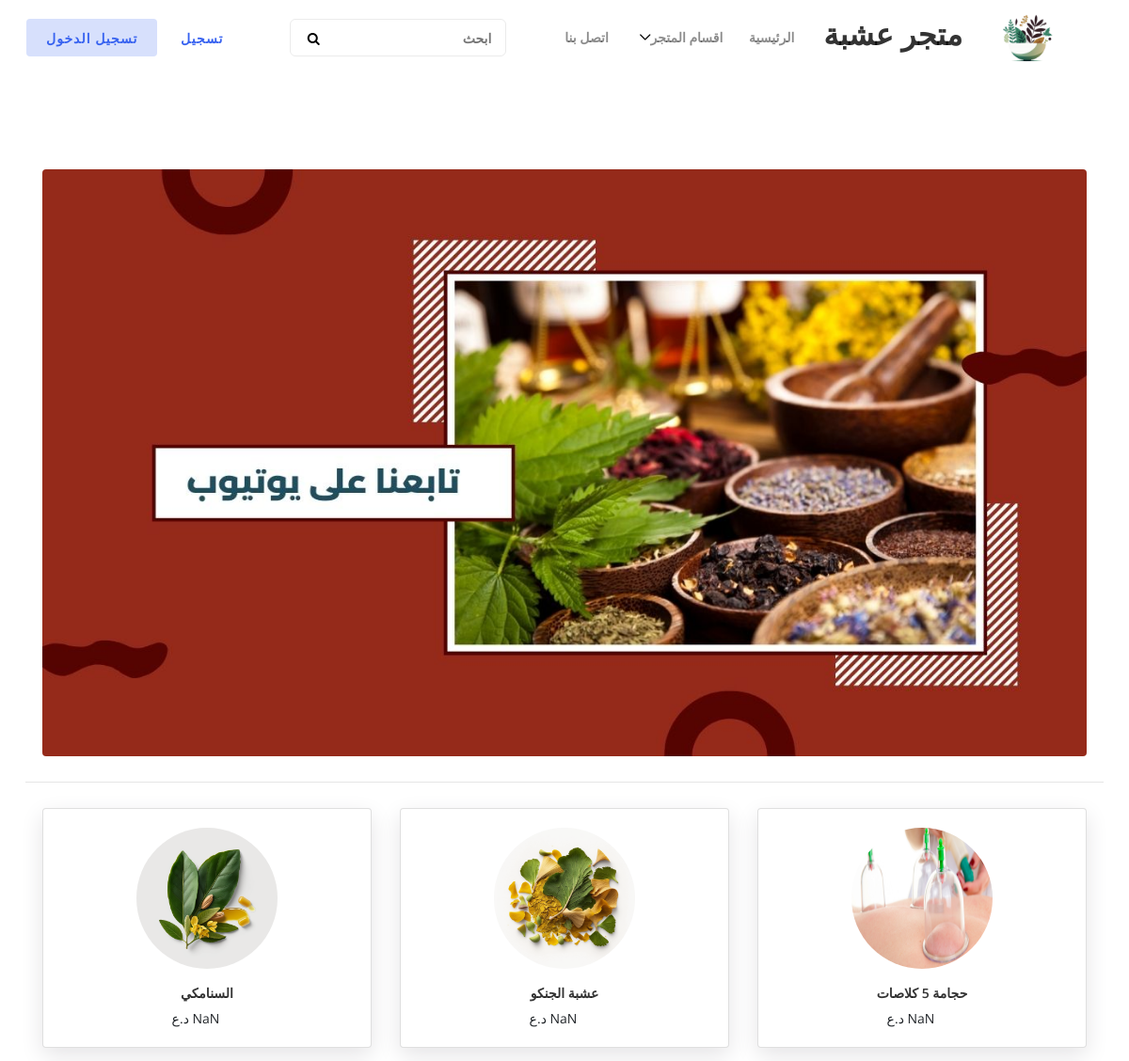
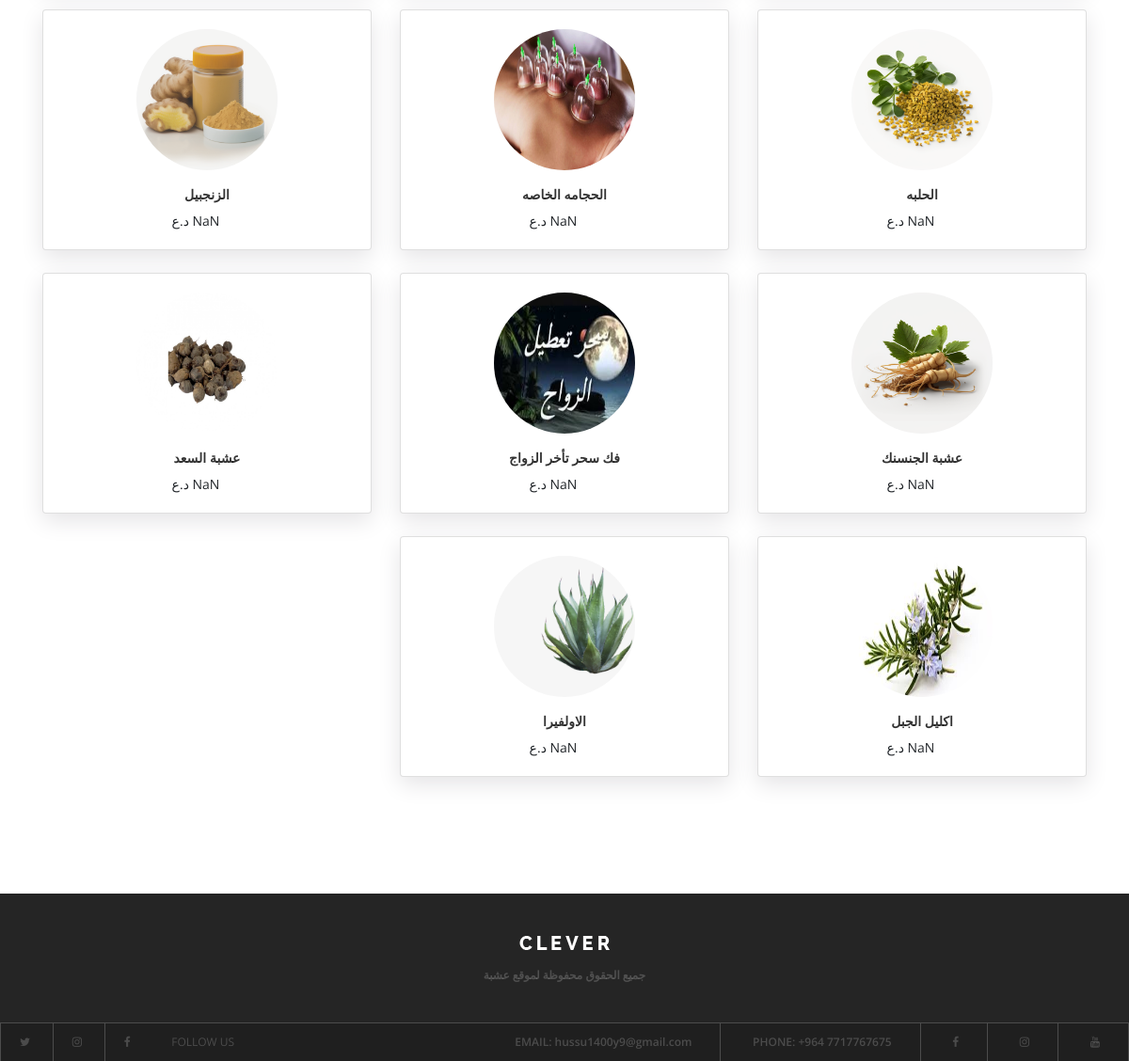
The page / on the database its author committed (2 pictures, top to bottom).
### products/models.py (models this page shows, shortened)
class Product(models.Model):
    prd_name = models.CharField(max_length=500, verbose_name="اسم المنتج")
    prd_price = models.IntegerField(verbose_name="السعر",default=0)
    description = models.CharField(max_length=1500,verbose_name="الوصف")
    img = models.ImageField( upload_to="media/prd/", default='media/prd/default.png', verbose_name="صورة المنتج")
    up_date = models.DateField(auto_now=False, auto_now_add=True,verbose_name="تاريخ الرفع")
    recommended = models.BooleanField(verbose_name="يعرض على الرئيسية")
    sold = models.BooleanField(verbose_name="مباع")
    unit=models.CharField(verbose_name="القياس",max_length=140,default="",choices=units)
    discount = models.IntegerField(verbose_name="الخصم", default=0)
    cat_id = models.ForeignKey(Category, on_delete=models.CASCADE,verbose_name="القسم",null=True)
    slug = models.SlugField(verbose_name="Slug",blank=True , null=True)
    total = models.FloatField(verbose_name="السعر الكلي",default=0)

### products/views.py (the view)
# urls.py: path('', main, name="home"),
def main(request):
    if request.method == "POST":
        se1 = request.POST.get('search')  # Text searching
        product = Product.objects.filter(prd_name__icontains=se1)
    else:
        product = Product.objects.all()
    if request.user.is_authenticated:
        user = Profile.objects.get(user_id=request.user)
    else:
        user = "زائر"
    category = Category.objects.all()
    return render(request, 'main.html', {'cats': category, 'users': user, 'prd': product})

### products/templates/main.html (shortened to what this page needs)
{% extends 'base.html' %}
{% load static %}
                {% block container %}
                <div class="container">
                    <a href="https://www.youtube.com/" target="_blank">
                        <img width="100%" src="{% static 'img/yt.jpg' %}" class="rounded mx-auto d-block" alt="youtube">
                    </a>
                </div>
                <hr style="margin: 20pt;">
                <div class="container">
                    <div class="row">
                        {% for pr in prd %}
                        <div class="col-sm-12 col-md-6 col-lg-4 col-xl-4">
                            <div class="card item-card">
                                <div class="product-grid6  card-body">
                                    <div class="product-image6">
                                        <a href="#">
                                            <div style="text-align: center;"><img class="img-fluid" style="height: 150px; width: 150px ; border-radius: 50%;" src="{{pr.img.url}}" alt="img"></div>
                                        </a>
                                    </div>
                                    <div class="product-content text-center">
                                        <h4 class="title " style="font-weight: bolder;"><a href="#">{{pr.prd_name}}</a></h4>
                                        {% if pr.discount < 1 %}
                                        <div class="product_price"><span class="mr-4"><span class="currency">{{pr.total}}</span> د.ع </span></div>
                                        {% else %}
                                       <div style="font-weight: bold"><span class="mr-4" style="text-decoration: line-through; color: grey;"> {{pr.prd_price}} د.ع </span> <span class="mr-4"> {{pr.total}} د.ع </span></div>
                                        {% endif %}
                                    </div>
                                </div>
                            </div>
                        </div>
                        {% endfor %}
                    </div>
                </div>
				{% endblock container %}

### static/style.css (style rules this page uses)
* { margin: 0; padding: 0; }
body { font-family: "Open Sans", sans-serif; font-size: 14px; font-weight: 400; }
h1, h2, h3, h4, h5, h6 { color: rgba(0, 0, 0, 0.8); line-height: 1.3; font-weight: 700; }
a, a:hover, a:focus { -webkit-transition-duration: 500ms; transition-duration: 500ms; text-decoration: none; outline: 0 solid transparent; color: rgba(0, 0, 0, 0.8); font-weight: 600; font-size: 14px; }
img { height: auto; max-width: 100%; }

### rows shown on the page
Product: img (picture), prd_name "حجامة 5 كلاصات"
Product: img (picture), prd_name "عشبة الجنكو"
Product: img (picture), prd_name "السنامكي"
Product: img (picture), prd_name "الحلبه"
Product: img (picture), prd_name "الحجامه الخاصه"
Product: img (picture), prd_name "الزنجبيل"
Product: img (picture), prd_name "عشبة الجنسنك"
Product: img (picture), prd_name "فك سحر تأخر الزواج"
Product: img (picture), prd_name "عشبة السعد"
Product: img (picture), prd_name "اكليل الجبل"
Product: img (picture), prd_name "الاولفيرا"
